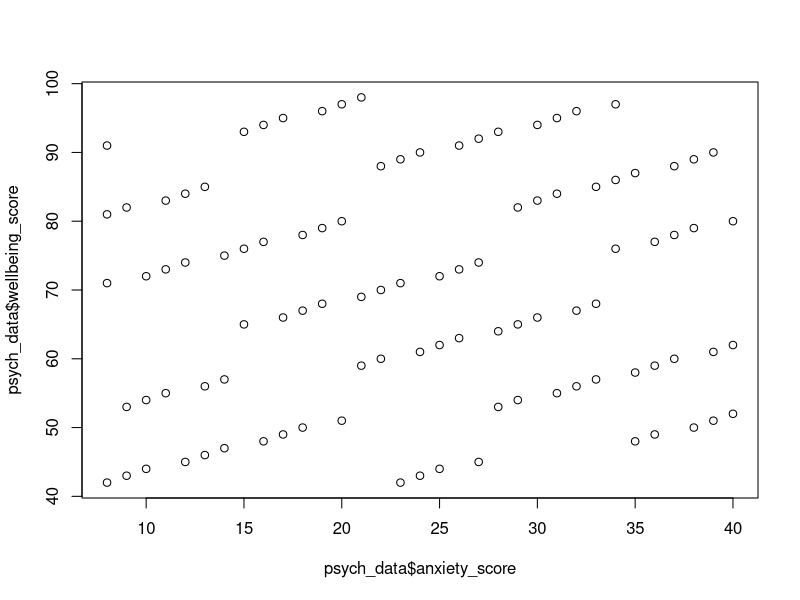
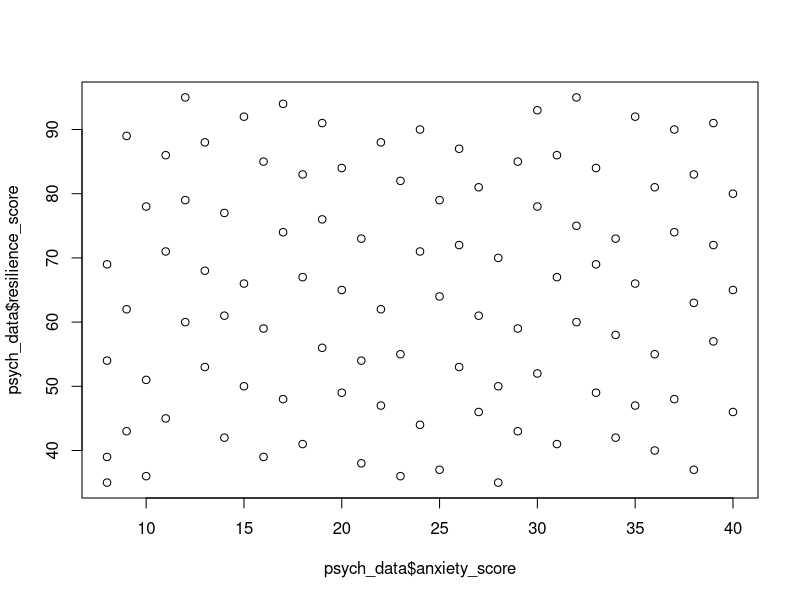
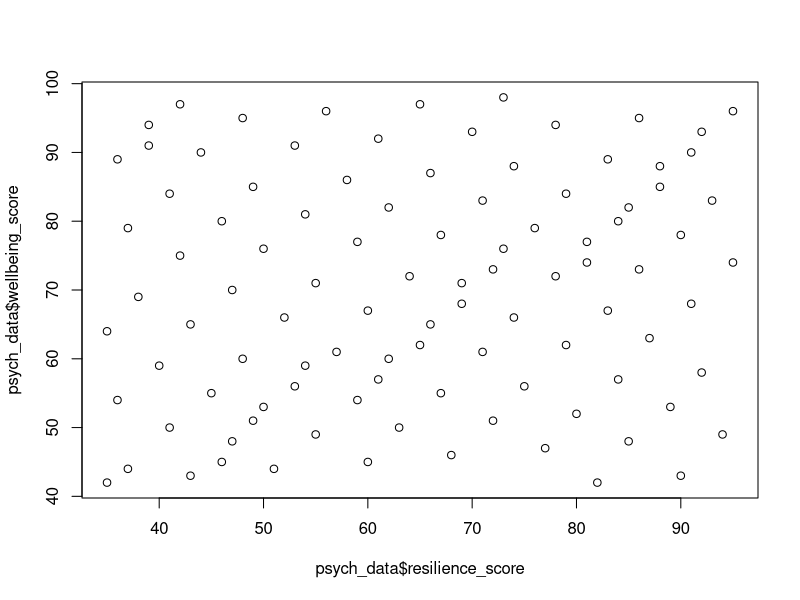
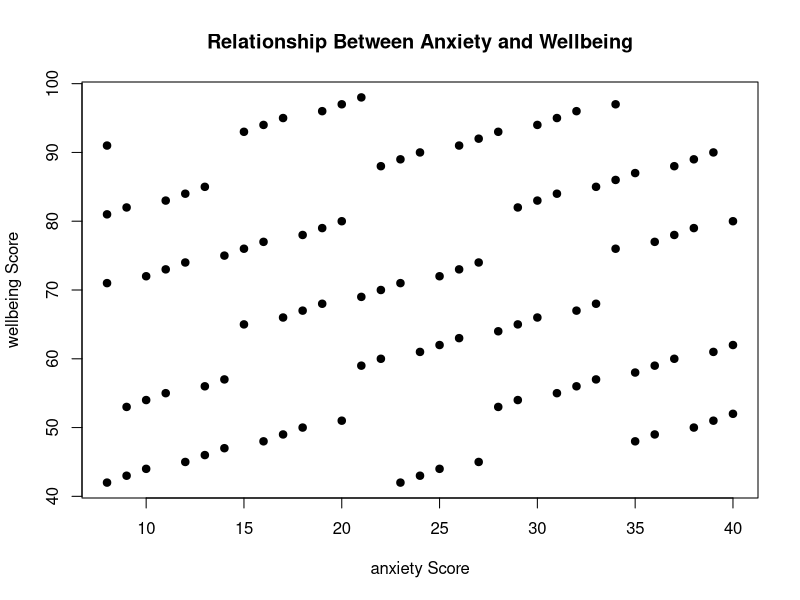
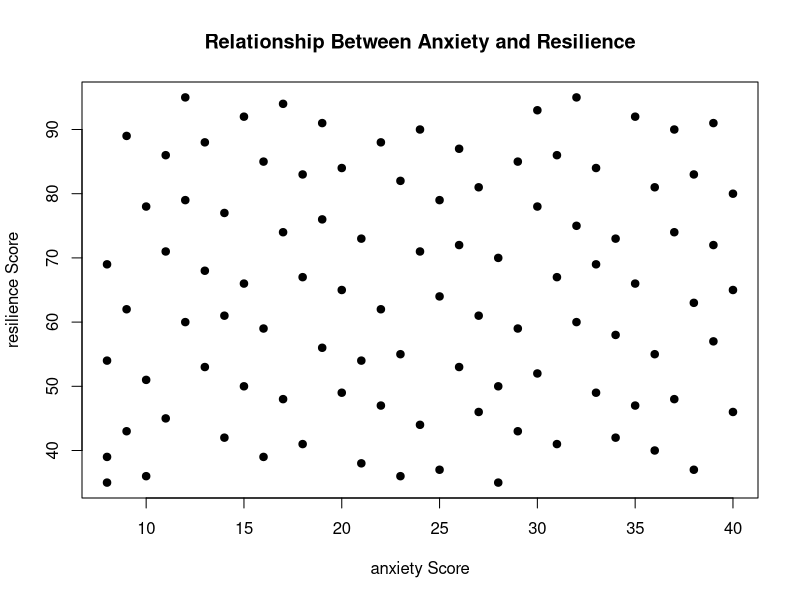
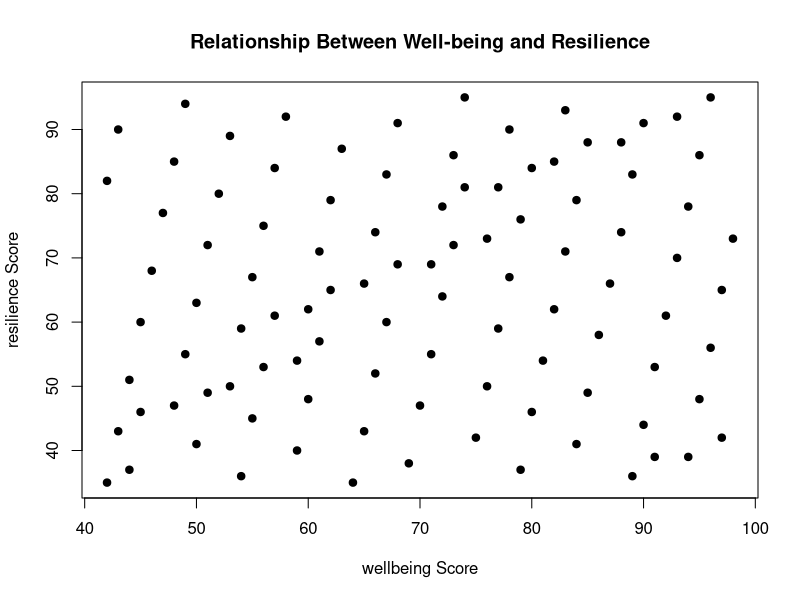
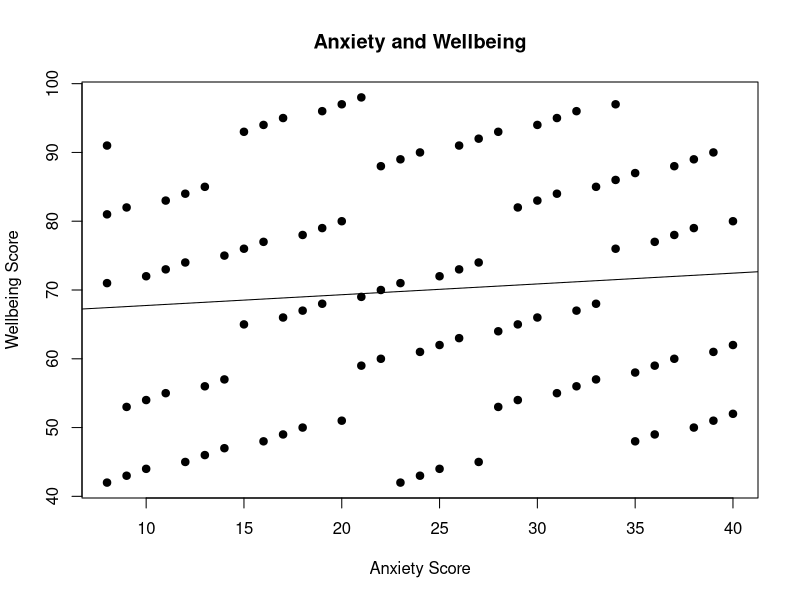
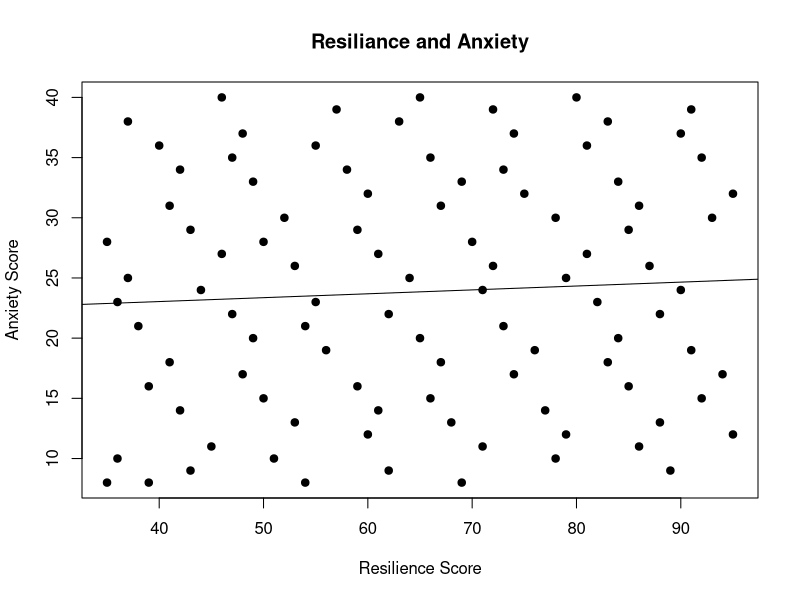

Here is the R script that generated these plots, in order:
# Psychology of Well-being
psych_data <- read.csv("psychology_participants_100.csv")
# Data Verification
class(psych_data)
head(psych_data)
dim(psych_data)
str(psych_data)
names(psych_data)
summary(psych_data)
colSums(is.na(psych_data))
sum(duplicated(psych_data))
# Checking Age Range
range(psych_data$age)
# Checking Resilience Range
range(psych_data$resilience_score)
# Checking Anxiety Range
range(psych_data$anxiety_score)
# Checking Well-being Range
range(psych_data$wellbeing_score)
# Checking Gender Categories
unique(psych_data$gender)
# Checking Participants in Each Gender Category
table(psych_data$gender)
# Checking Variable Types
str(psych_data)
# Descriptive Stats
mean(psych_data$anxiety_score)
mean(psych_data$resilience_score)
mean(psych_data$wellbeing_score)
mean(psych_data$age)
median(psych_data$anxiety_score)
median(psych_data$resilience_score)
median(psych_data$wellbeing_score)
median(psych_data$age)
sd(psych_data$anxiety_score)
sd(psych_data$resilience_score)
sd(psych_data$wellbeing_score)
sd(psych_data$age)
min(psych_data$anxiety_score)
min(psych_data$resilience_score)
min(psych_data$wellbeing_score)
min(psych_data$age)
max(psych_data$anxiety_score)
max(psych_data$resilience_score)
max(psych_data$wellbeing_score)
max(psych_data$age)
quantile(psych_data$anxiety_score)
quantile(psych_data$resilience_score)
quantile(psych_data$wellbeing_score)
quantile(psych_data$age)
summary(psych_data)
# Correlation
cor(psych_data$resilience_score, psych_data$wellbeing_score)
cor(psych_data$resilience_score, psych_data$anxiety_score)
cor(psych_data$anxiety_score, psych_data$wellbeing_score)
cor(psych_data[, c("anxiety_score", "wellbeing_score", "resilience_score")])
cor.test(psych_data$anxiety_score, psych_data$wellbeing_score)
cor.test(psych_data$anxiety_score, psych_data$resilience_score)
cor.test(psych_data$resilience_score, psych_data$wellbeing_score)
# Scatter Plot
plot(psych_data$anxiety_score, psych_data$wellbeing_score)
plot(psych_data$anxiety_score, psych_data$resilience_score)
plot(psych_data$resilience_score, psych_data$wellbeing_score)
# Enhanced Plot
plot(psych_data$anxiety_score, psych_data$wellbeing_score, main = "Relationship Between Anxiety and Wellbeing", xlab = "anxiety Score", ylab = "wellbeing Score", pch = 19)
plot(psych_data$anxiety_score, psych_data$resilience_score, main = "Relationship Between Anxiety and Resilience", xlab = "anxiety Score", ylab = "resilience Score", pch = 19)
plot(psych_data$wellbeing_score, psych_data$resilience_score, main = "Relationship Between Well-being and Resilience", xlab = "wellbeing Score", ylab = "resilience Score", pch = 19)
# Correlation Line
plot(psych_data$anxiety_score, psych_data$wellbeing_score, main = "Anxiety and Wellbeing", xlab = "Anxiety Score", ylab = "Wellbeing Score", pch = 19)
abline(lm(wellbeing_score ~ anxiety_score, data = psych_data))
plot(psych_data$resilience_score, psych_data$anxiety_score, main = "Resiliance and Anxiety", xlab = "Resilience Score", ylab = "Anxiety Score", pch = 19)
abline(lm(anxiety_score ~ resilience_score, data = psych_data))
plot(psych_data$wellbeing_score, psych_data$resilience_score, main = "Wellbeing and Resilience", xlab = "Wellbeing Score", ylab = "Resiliance Score", pch = 19)
abline(lm(resilience_score ~ wellbeing_score, data = psych_data))
# Regression
lm(wellbeing_score ~ anxiety_score, data = psych_data)
lm(wellbeing_score ~ resilience_score, data = psych_data)
lm(resilience_score ~ anxiety_score, data = psych_data)
summary(lm(wellbeing_score ~ anxiety_score, data = psych_data))
summary(lm(wellbeing_score ~ resilience_score, data = psych_data))
summary(lm(resilience_score ~ anxiety_score, data = psych_data))
# ggplot2
# Install Package for GGPLOT2 (If not already installed)
install.packages("ggplot2")
library("ggplot2")
# ggplot2 (BASIC)
ggplot(data = psych_data, aes(x = anxiety_score, y = wellbeing_score)) + geom_point()
ggplot(data = psych_data, aes(x = anxiety_score, y = wellbeing_score)) + geom_point() + labs(title = "Relationship Between Anxiety and Wellbeing", x = "Anxiety Score", y = "Wellbeing Score") + theme_minimal()
ggplot(data = psych_data, aes(x = resilience_score, y = wellbeing_score)) + geom_point()
ggplot(data = psych_data, aes(x = resilience_score, y = wellbeing_score)) + geom_point() + labs(title = "Relationship Between Resilience and Wellbeing", x = "Resilience Score", y = "Wellbeing Score") + theme_minimal()
ggplot(data = psych_data, aes(x = resilience_score, y = anxiety_score)) + geom_point()
ggplot(data = psych_data, aes(x = resilience_score, y = anxiety_score)) + geom_point() + labs(title = "Relationship Between Resilience and Anxiety", x = "Resilience Score", y = "Anxiety Score") + theme_minimal()
# geom_smooth (IMPROVED)
ggplot(data = psych_data, aes(x = anxiety_score, y = wellbeing_score)) + geom_point() + geom_smooth(method = "lm") + labs(title = "Anxiety and Wellbeing", x = "Anxiety Score", y = "Wellbeing Score") + theme_minimal()
ggplot(data = psych_data, aes(x = anxiety_score, y = resilience_score)) + geom_point() + geom_smooth(method = "lm") + labs(title = "Anxiety and Resilience", x = "Anxiety Score", y = "Resilience Score") + theme_minimal()
ggplot(data = psych_data, aes(x = wellbeing_score, y = resilience_score)) + geom_point() + geom_smooth(method = "lm") + labs(title = "Wellbeing and Resilience", x = "Wellbeing Score", y = "Resilience Score") + theme_minimal()
# Hiding Confidence Interval
ggplot(data = psych_data, aes(x = anxiety_score, y = wellbeing_score)) + geom_point() + geom_smooth(method = "lm", se = FALSE) + theme_minimal()
ggplot(data = psych_data, aes(x = resilience_score, y = wellbeing_score)) + geom_point() + geom_smooth(method = "lm", se = FALSE) + theme_minimal()
ggplot(data = psych_data, aes(x = resilience_score, y = anxiety_score)) + geom_point() + geom_smooth(method = "lm", se = FALSE) + theme_minimal()
# Viewing them Better
ggplot(data = psych_data, aes(x = anxiety_score, y = resilience_score, colour = gender)) + geom_point() + geom_smooth(method = "lm",se = FALSE) + labs(title = "Anxiety and Resilience by Gender", x = "Anxiety Score", y = "Resilience Score", colour = "Gender") + theme_minimal()
ggplot(data = psych_data, aes(x = anxiety_score, y = wellbeing_score, colour = gender)) + geom_point() + geom_smooth(method = "lm",se = FALSE ) + labs(title = "Anxiety and Wellbeing by Gender", x = "Anxiety Score", y = "Wellbeing Score", colour = "Gender") + theme_minimal()
ggplot(data = psych_data, aes(x = wellbeing_score, y = resilience_score, colour = gender)) + geom_point() + geom_smooth(method = "lm",se = FALSE) + labs(title = "Wellbeing and Resilience by Gender", x = "Wellbeing Score", y = "Resilience Score", colour = "Gender") + theme_minimal()
